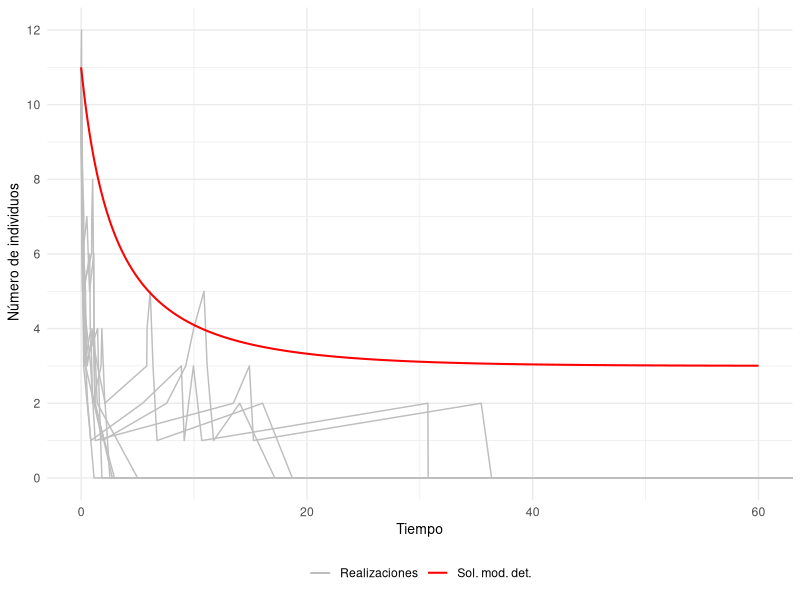

Reproduce this figure in R.
## ---- chunk 1
# La librería "deSolve" incluye funciones que resuelven ecuaciones diferenciales ordinarias
library("deSolve")
# Usaremos la librería "ggplot2" para imprimir gráficamente los resultados
library("ggplot2")
## ---- chunk 2
tiempo_exponencial <- function(a0){
  r1 <- runif(n=1,min=0,max=1)
  return((1/a0)*log(1/r1))
}
## ---- chunk 3
Logistica_EDO <- function(t,state,parameters){
  with(as.list(c(state, parameters)), { 
    dX <- r * X *(1-X/k)
    list(dX)
  })
}
## ---- chunk 4

Logistica2_Gillespie <- function(r,k,x0,t0,tf){
  
  # Variable espacial que almacena el estado del sistema en tras cada reacción
  x <- x0
  # Variable espacial
  x_actual <- x0
  
  # Controlamos la extinción mediante una variable lógica
  extincion <- FALSE
  
  # Variable temporal
  t <- t0
  # Variable que almacena todos los tiempos de reacción
  t_imprimir <- t0
  
  # Cálculo de las propensidades individuales y de la propensidad total  
  a <- c(r*x_actual,(r*x_actual*(x_actual-1))/2*k)
  a0 <- sum(a)

  while(t<tf){ 
    
    # Calculamos el siguiente tiempo de reacción
    t <- t+tiempo_exponencial(a0)
    # Almacenamos el siguiente tiempo de reacción
    t_imprimir <- c(t_imprimir, t)
    
    if(t == Inf){
      
      x_actual <- 0
    
    }else{
      
      # Calculamos la siguiente reacción
      r2 <- runif(n=1, min=0, max=1)
      
      if(a[1]>=r2*a0)
        x_actual <- x_actual + 1
      else
        x_actual <- x_actual - 2
      
      # Calculamos las propensidades individuales y la propensidad total
      a <- c(r*x_actual,r*x_actual*(x_actual-1)/2*k)
      a0 <- sum(a)
    
      }
  
  
    # Almacenamos el estado del sistema
    x <- c(x,x_actual)
  }
  
  
  # Si la población se extingue cambiamos la variable extincion a TRUE
  if(x_actual == 0)
     extincion <- TRUE
  
  datos <- data.frame(t_imprimir=t_imprimir, x_imprimir=x, row.names = NULL)
  
  # Devolvemos una lista que nos indica si se ha extinguido la población 
  # y una base de datos con la evolución temporal del sistema
  return(list(extincion = extincion, datos = datos))
}

## ---- chunk 5
# Consideramos los parámetros adecuados
r <- 0.1
k <- 3
x0 <- 11
t0 <- 0
tf <- 60

# Número de realizaciones a realizar
n_realizaciones <- 10

# Inicializamos el gráfico en el que incluimos cada realización
grafico <- ggplot()

for (i in 1:n_realizaciones) {
  realizacion <- Logistica2_Gillespie(r,k,x0,t0,tf)
  if(realizacion$extincion)
    warning(paste("Extinción de la población en la realización ", i))
  imprimir <- realizacion$datos
  grafico <- grafico + geom_line(data = imprimir, aes(x = t_imprimir, y = x_imprimir, color="Realizaciones"))
}

## ---- chunk 6
int <- 0.05
parameter <- c(r,k)
state <- c(X=x0)
times <- seq(t0,tf,by=int)

# Resolvemos la EDO usando la función ode() de la librería "deSolve"
out <- ode(y=state, times = times, func = Logistica_EDO, parms = parameter)

# Convertimos el resultado de la función a una base de datos para poder representarlo gráficamente
out <- data.frame(out)

# Añadimos la solución de la EDO al gráfico
grafico <- grafico + geom_line(lwd=0.7,data=out,aes(x = time, y = X, color="Sol. mod. det."))

## ---- chunk 7
grafico <- grafico +
   labs(x = "Tiempo", y = " Número de individuos") + 
   theme_minimal() + coord_cartesian(xlim = c(0, 60)) +
   theme(legend.title=element_blank(),legend.position = "bottom",
        axis.title.x = element_text(size = 10),  
        axis.title.y = element_text(size = 10)) +
   scale_color_manual(values = c("Realizaciones"="gray", "Sol. mod. det." = "red"),
                      breaks = c("Realizaciones", "Sol. mod. det.")) + 
   scale_y_continuous(
    breaks = seq(0, 12, by = 2)
  )
print(grafico)
